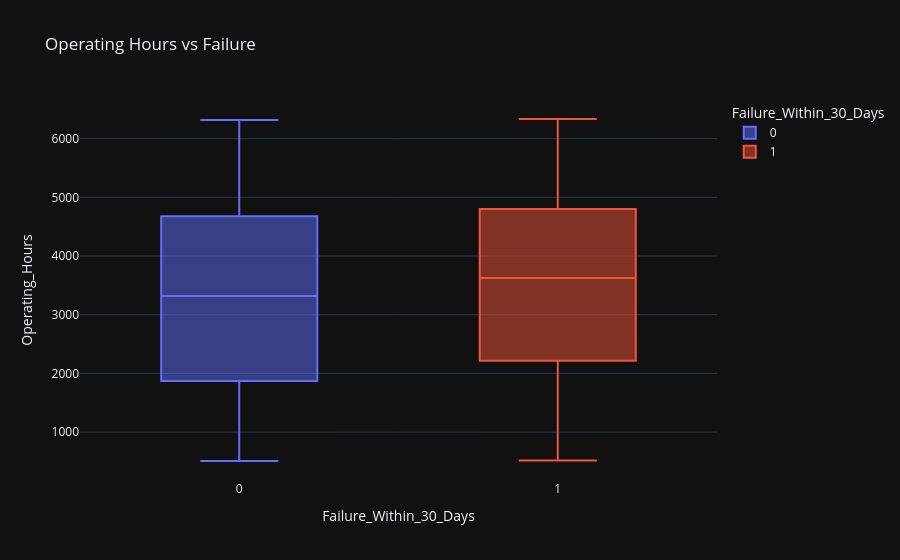

Here is the notebook cell this chart was saved with:
### Markdown cell above
## Operating hours & maintenance history vs failure

### Code cell
px.box(df, x='Failure_Within_30_Days', y='Operating_Hours', color='Failure_Within_30_Days', title='Operating Hours vs Failure')

### Figure 1 — Plotly figure (JSON) as saved in the notebook; plotly's stock layout.template omitted (floating-point values rounded to 4 significant figures; data arrays with more than 128 entries replaced by an {"elided": "..."} marker saying what was removed)
{"data": [{"alignmentgroup": "True", "hovertemplate": "Failure_Within_30_Days=%{x}<br>Operating_Hours=%{y}<extra></extra>", "legendgroup": "0", "marker": {"color": "#636efa"}, "name": "0", "notched": false, "offsetgroup": "0", "orientation": "v", "showlegend": true, "type": "box", "x": {"elided": "13285 int values"}, "x0": " ", "xaxis": "x", "y": {"elided": "13285 int values"}, "y0": " ", "yaxis": "y"}, {"alignmentgroup": "True", "hovertemplate": "Failure_Within_30_Days=%{x}<br>Operating_Hours=%{y}<extra></extra>", "legendgroup": "1", "marker": {"color": "#EF553B"}, "name": "1", "notched": false, "offsetgroup": "1", "orientation": "v", "showlegend": true, "type": "box", "x": {"elided": "9155 int values"}, "x0": " ", "xaxis": "x", "y": {"elided": "9155 int values"}, "y0": " ", "yaxis": "y"}], "layout": {"boxmode": "overlay", "legend": {"title": {"text": "Failure_Within_30_Days"}, "tracegroupgap": 0}, "title": {"text": "Operating Hours vs Failure"}, "xaxis": {"anchor": "y", "categoryarray": [0, 1], "categoryorder": "array", "domain": [0.0, 1.0], "title": {"text": "Failure_Within_30_Days"}}, "yaxis": {"anchor": "x", "domain": [0.0, 1.0], "title": {"text": "Operating_Hours"}}}}
